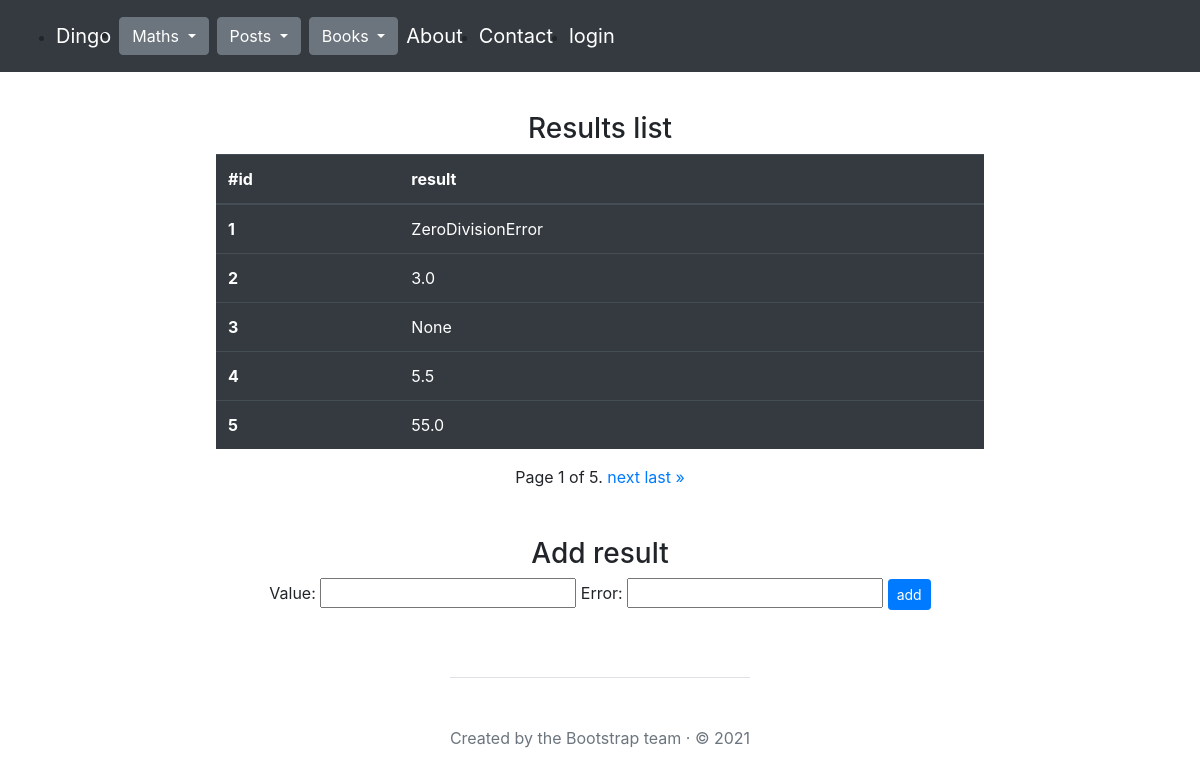
/maths/results/, run on the app's committed database.
### maths/models.py (models this page shows, shortened)
class Result(models.Model):
    value = models.FloatField(blank=True, null=True, unique=True)
    error = models.CharField(
        max_length=255,
        null=True,
        blank=True,
        unique=True
    )
    class Meta:
        constraints = [
            models.CheckConstraint(
                name="%(app_label)s_%(class)s_value_error_together",
                check=(
                    models.Q(
                        value__isnull=False,
                        error__isnull=True,
                    )
                    | models.Q(
                        value__isnull=True,
                        error__isnull=False,
                    )
                ),
            )
        ]

### maths/views.py (the view, shortened to what this page needs)
# urls.py: path('results/', results_list, name="results"),
def results_list(request):
    page_number = request.GET.get('page')
    form = ResultForm()
    results = Result.objects.all()
    paginator = Paginator(results, 5)
    results = paginator.get_page(page_number)
    return render(
        request=request,
        template_name="maths/results.html",
        context={
            "results": results,
            "form": form,
        }
    )

### maths/forms.py (shortened to what this page needs)
class ResultForm(forms.ModelForm):
    class Meta:
        model = Result
        fields = ['value', 'error']

### maths/templates/maths/results.html (shortened to what this page needs)
{% extends "main.html" %}
{% block content %}
<div class="mt-3 d-flex flex-column align-items-center justify-content-center">
<h3>Results list</h3>
<div class="table-responsive">
    <table class="table table-dark">
      <thead>
        <tr>
          <th scope="col">#id</th>
          <th scope="col">result</th>
        </tr>
      </thead>
      <tbody>
        {% if results %}
        {% for r in results %}
          <tr>
            <th scope="row">{{ r.id }}</a></th>
            {% if r.value %}
            <td>{{ r.value }}</td>
            {% else %}
            <td>{{ r.error }}</td>
            {% endif %}
          </tr>
        {% endfor %}
        {% else %}
        No results
        {% endif %}
        </tbody>
    </table>
  </div>
   <div class="pagination">
    <span class="step-links">
        <span class="current">
            Page {{ results.number }} of {{ results.paginator.num_pages }}.
        </span>
        {% if results.has_next %}
            <a href="?page={{ results.next_page_number }}">next</a>
            <a href="?page={{ results.paginator.num_pages }}">last »</a>
        {% endif %}
    </span>
    </div>
    <h3 class="mt-5">Add result</h3>
   <form method="post">
        {{ form.as_table }}
        <input class="btn btn-sm btn-primary" type="submit" value="add">
    </form>
  </div>
{% endblock %}

### data on the page
Result: id "1", error "ZeroDivisionError"
Result: id "2", value "3.0"
Result: id "3", error "None"
Result: id "4", value "5.5"
Result: id "5", value "55.0"

### other printed values
{{ results.number }} "1"
{{ results.paginator.num_pages }} "5"
